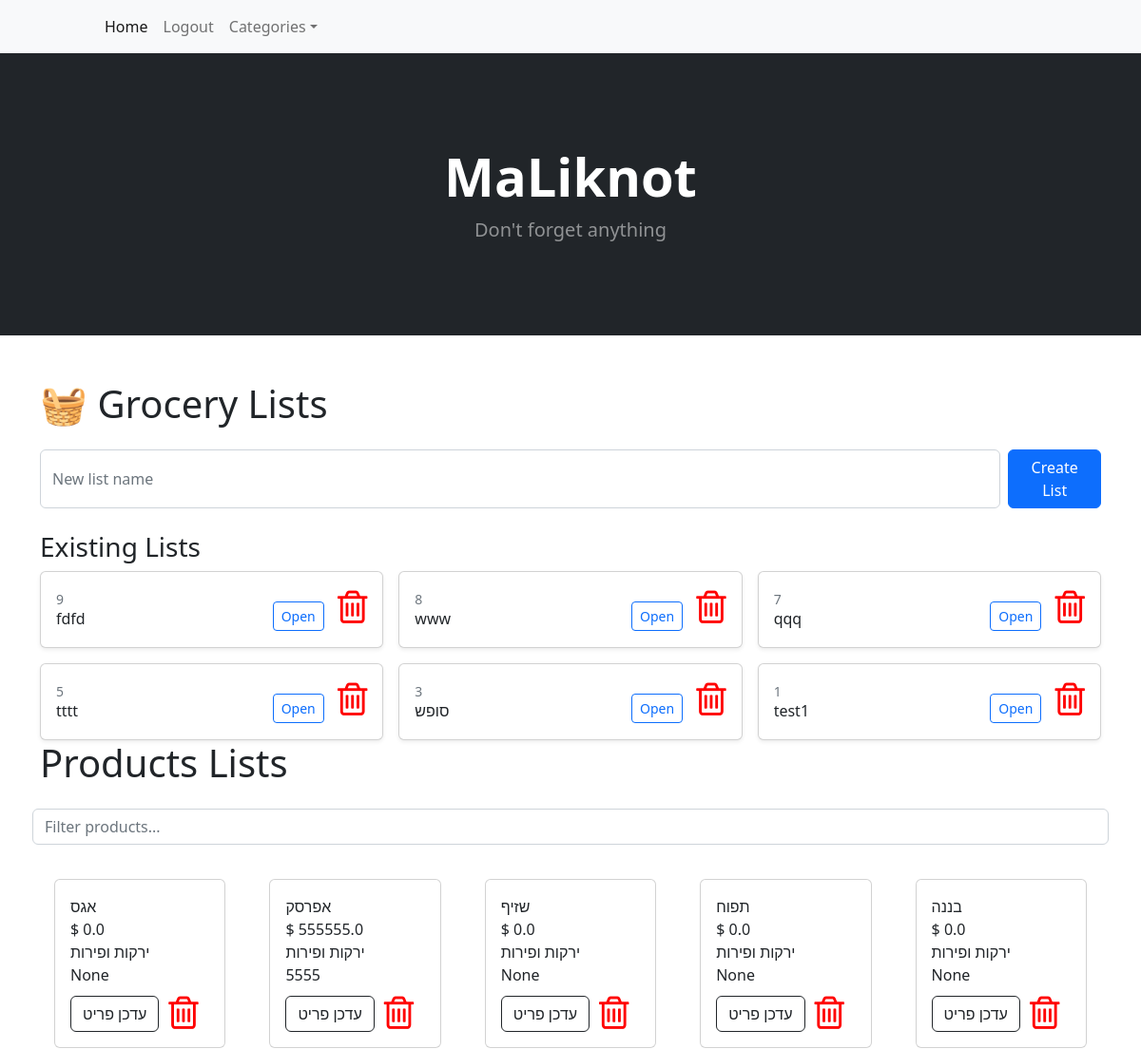
Page / (signed in, upper part) on the earlier database version.
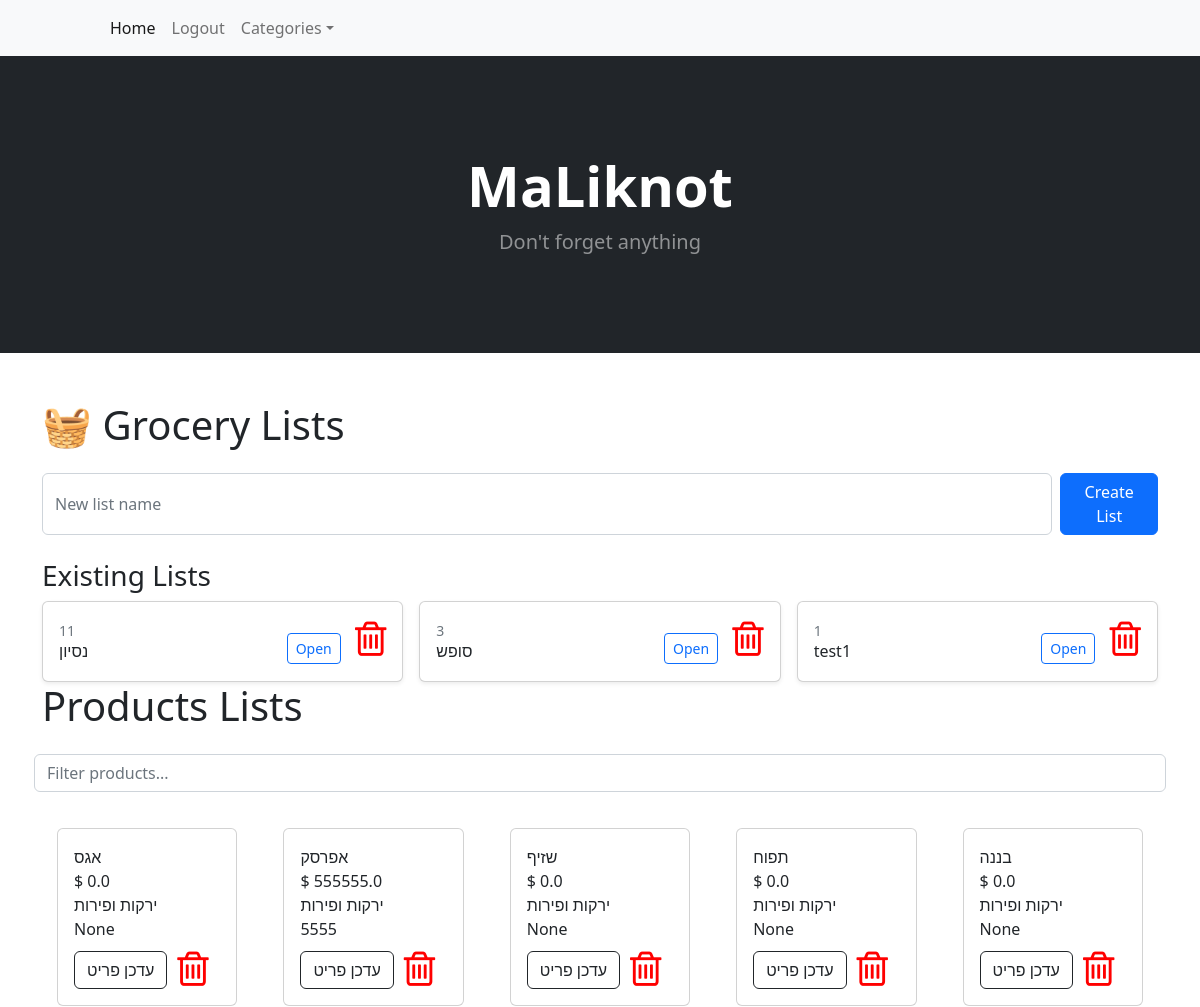
Same page on the later database version.
### tables this page shows
CREATE TABLE lists (
                id INTEGER PRIMARY KEY AUTOINCREMENT,
                name TEXT UNIQUE
            );

CREATE TABLE products (
        id INTEGER PRIMARY KEY AUTOINCREMENT,
        name TEXT NOT NULL,
        unit TEXT ,
        price REAL,
        category_id INTEGER,
        FOREIGN KEY (category_id) REFERENCES categories(id)
    );

CREATE TABLE categories (
        id INTEGER PRIMARY KEY AUTOINCREMENT,
        name TEXT UNIQUE NOT NULL
    );

### app.py (the view, shortened to what this page needs)
@app.route("/", methods=["GET", "POST"])
def index():
    if flask_login.current_user.is_authenticated:
        logger.info(str(flask_login.current_user.get_dict()) + "Has Logged in")
        all_lists =  database_read(f"select * from lists order by id desc;")
        data = database_read(f"select p.*,cat.name as catName from products p left JOIN categories cat on category_id = cat.id")
        categories =  database_read(f"select * from categories order by name;")
        return render_template('index.html',user=flask_login.current_user,lists=all_lists, all_items=data,categories=categories)
    else:
        return redirect("/login")

### HandelDB.py (called while the page is built)
def database_read(sql,data=None):
    connection = sqlite3.connect(database_filename)
    connection.row_factory = sqlite3.Row
    db = connection.cursor()
    if data:
         db.execute(sql, data)
    else:
         db.execute(sql)
    records = db.fetchall()
    rows = [dict(record) for record in records]
    db.close()
    connection.close()
    return rows

### app.py (called while the page is built)
@app.context_processor
def inject_user():
    return dict(user=flask_login.current_user)

@login_manager.user_loader
def load_user(userid):
    users = database_read(f"select  * from accounts where userid='{userid}';")
    if len(users)!=1:
        return None
    else:
        user = User(users[0]['userid'],users[0]['email'],users[0]['name'])
        user.id = userid
        return user

@app.teardown_appcontext
def close_connection(exception):
    db = getattr(g, '_database', None)
    if db is not None:
        db.close()

@app.context_processor
def inject_collected_count():
    def get_collected_count(list_id=None):
        if list_id is None:
            return 0
        sql = f"SELECT COUNT(*) as count FROM product_in_list WHERE list_id = '{list_id}' AND collected = 1"
        print(sql)
        result = database_read(sql)
        print(result)
        return result[0]['count'] if result else 0
    return dict(get_collected_count=get_collected_count)

@app.after_request
def add_header(response):
    if request.path.endswith('service-worker.js'):
        response.headers['Content-Type'] = 'application/javascript'
    if request.path.endswith('manifest.json'):
        response.headers['Content-Type'] = 'application/manifest+json'
    return response

    def get_dict(self):
        return{'userid': self.id,'email': self.email, 'name': self.name}

### templates/index.html (shortened to what this page needs)
{% extends 'base.html' %}
{% block content %}
        <header class="bg-dark py-5">
            <div class="container px-4 px-lg-5 my-5">
                <div class="text-center text-white">
                    <h1 class="display-4 fw-bolder">MaLiknot</h1>
                    <p class="lead fw-normal text-white-50 mb-0">Don't forget anything</p>
                </div>
            </div>
        </header>
        <section class="py-5">
            <div class="container">
                <h1 class="mb-4">🧺 Grocery Lists</h1>
                <form method="POST" class="d-flex mb-4">
                  <input type="text" name="list_name" class="form-control me-2" placeholder="New list name" required>
                  <button class="btn btn-primary">Create List</button>
                </form>
                <h3>Existing Lists</h3>
                <div class="row row-cols-1 row-cols-sm-2 row-cols-md-3 g-3">
                    {% for list in lists %}
                    <div class="col">
                      <div class="card shadow-sm">
                        <div class="card-body d-flex justify-content-between align-items-center">
                          <div>
                            <small class="text-muted">{{ list['id'] }}</small>
                            <h6 class="card-title mb-1">{{ list['name'] }}</h6>
                          </div>
                            <div>
                            <a href="{{ url_for('view_list', list_id=list['id']) }}" class="btn btn-sm btn-outline-primary">Open</a>
                            <span><i id="dellistbtn" class="fa fa-trash-o dellist" style="font-size: 40px;color: red;margin-left: 10px;"></i></span>
                            </div>
                        </div>
                      </div>
                    </div>
                    {% endfor %}
                  </div>
              </div>
            <div class="container container-box">
                <h1 class="mb-4"> Products Lists</h1>
                <div class="row row-cols-2 row-cols-sm-3 row-cols-md-4 row-cols-lg-5 g-3">
                    <input type="text" id="productFilter" style="margin-bottom: 5px;" class="form-control" placeholder="Filter products...">
                    {% for product in all_items%}
                    <div class="col">
                    <div class="card" style="margin: 15px;">
                    <div class="card-body">
                        <div class="card-title">{{ product['name'] }}
                            <div class="card-text">
                                    $ {{ product['price'] }}
                                    <br>
                                    {{ product['catName'] }}
                                    <br>
                                    {{ product['unit'] }}
                                </div>
                            </div>
                            <div  class="">
                                <div  style="display: flex;" class="text-center"><a class="btn btn-outline-dark mt-auto" href="{{ url_for('edit_product', product_id= product['id']) }}">עדכן פריט</a>
                                    <span><i id="delproductbtn" class="fa fa-trash-o delprod" style="font-size: 40px;color: red;margin-left: 10px;"></i></span>
                                </div>
                            </div>
                        </div>
                    </div>
                </div>
                    {% endfor%}
            </div>
        </div>
        </section>
    {% endblock %}

### templates/base.html (shortened to what this page needs)
<!DOCTYPE html>
<html lang="en">
    <head>
        <link href="https://cdn.jsdelivr.net/npm/bootstrap-icons@1.5.0/font/bootstrap-icons.css" rel="stylesheet" />
    <link href="https://cdn.jsdelivr.net/npm/bootstrap@5.0.2/dist/css/bootstrap.min.css" rel="stylesheet">
        <link rel="stylesheet" href="https://cdnjs.cloudflare.com/ajax/libs/font-awesome/4.7.0/css/font-awesome.min.css">
<link rel="stylesheet" href="https://cdnjs.cloudflare.com/ajax/libs/font-awesome/4.7.0/css/font-awesome.min.css">
        <link href="/static/styles.css" rel="stylesheet" />
                <link rel='stylesheet' href='https://cdn.jsdelivr.net/npm/sweetalert2@7.12.15/dist/sweetalert2.min.css'></link>
    </head>
    <body>
        {% include 'navbar.html' %}
         {% block content %}
         {% endblock %}
    </body>
</html>

### templates/navbar.html (shortened to what this page needs)
<nav class="navbar navbar-expand-lg navbar-light bg-light">
    <div class="container px-4 px-lg-5">
        <div class="collapse navbar-collapse" id="navbarSupportedContent">
            <ul class="navbar-nav me-auto mb-2 mb-lg-0 ms-lg-4">
                <li class="nav-item"><a class="nav-link active" aria-current="page" href="{{ url_for('index') }}">Home</a></li>
                 {%if user.is_authenticated%}
                 <li class="nav-item"><a class="nav-link" href="{{ url_for('logout_page') }}">Logout</a></li>
                 {%else%}
                <li class="nav-item"><a class="nav-link" href="{{ url_for('login_page') }}">Login</a></li>
                <li class="nav-item"><a class="nav-link" href="{{ url_for('registration_page') }}">Register</a></li>
                {%endif%}
                <li class="nav-item dropdown">
                    <a class="nav-link dropdown-toggle" id="navbarDropdown" href="#" role="button" data-bs-toggle="dropdown" aria-expanded="false">Categories</a>
                </li>
            </ul>
        </div>
    </div>
</nav>

Differences in the rows shown:
removed lists: id "9", name "fdfd"
removed lists: id "8", name "www"
removed lists: id "7", name "qqq"
removed lists: id "5", name "tttt"
added lists: id "11", name "נסיון"
